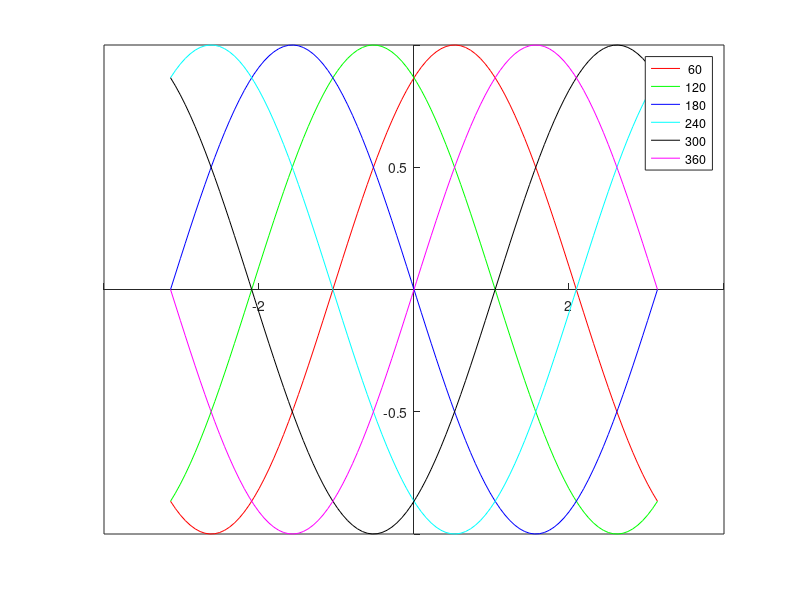

Write the MATLAB code that produced this figure. (Note: this script raises an error after producing the figure.)
%% more plot commands for 1D-data

%% default color order, autoUpdate

% problem 1: sine curves with offset should not show up in legend
% problem 2: sine curves with offset, but same phaseshift, differ in color  

clf,clc
phi=linspace(0,360);
phiv=(0:7)*15;
for i=1:length(phiv)
    phi0=phiv(i);
    plot(phi,sind(phi-phi0));
    hold on
end
grid on
legend(num2str(phiv'))

% solution 1: 'AutoUpdate','off': additional plots do not show in legend  
% legend(num2str(phiv'),'AutoUpdate','off')

% solution 2: restart color order
% set(gca,'ColorOrderIndex',1);
for i=1:3
    phi0=phiv(i);
    plot(phi,1+sind(phi-phi0),'--');
    hold on
end

%% colors with names
clf
c='rgbckm';     % colorvector
phi=linspace(-pi,pi);
phiv=(1:6)*pi/3;
for i=1:length(phiv)
    phi0=phiv(i);
    plot(phi,sin(phi+phi0),c(i));
    hold on
end
legend(num2str(180/pi*phiv'))


% set axis location to origin
set(gca, 'XAxisLocation', 'origin', 'YAxisLocation', 'origin')
% back to default setting
set(gca, 'XAxisLocation', 'default', 'YAxisLocation', 'default')

% draw axis manually
xline(0,'k-','y-Achse','LineWidth',2)
yline(0,'k-','x-Achse','LineWidth',2)

%% define colors manually
clf
% default color order (rgb)
c=colororder

phi=linspace(0,2*pi);
phiv=(1:7)*pi/4;
for i=1:length(phiv)
    phi0=phiv(i);
    plot(phi,sin(phi+phi0),'color',c(i,:));
    hold on
end
legend(num2str(180/pi*phiv'))

% flip colororder
% colororder(flipud(colororder))

%% Home/Community/Fileexchange
clf
% example: How do I find the RGB colorvector?
plot(phi,sin(phi),'Color',[0.6 0.16 0.16]),hold on
% matlab community may help
% http://www.mathworks.com/matlabcentral/fileexchange
% oder HOME - Community - fileexchange
% search text: RGB triple of color  
% https://www.mathworks.com/matlabcentral/fileexchange/24497-rgb-triple-of-color-name-version-2
% save rgb.m with copy/paste in current directory
% or change matlab's search path 
addpath('D:\OTH\Tools\MATLAB\tools')
plot(phi,cos(phi),'Color',rgb('Orange'))
% color chart
rgb chart

%% define legend within plot command
clear,clf
x = linspace(0,2*pi);

y1 = sin(x);
plot(x,y1,'DisplayName','sin(x)');hold on
legend

y2 = sin(x) + pi/2;
plot(x,y2,'DisplayName','sin(x) + \pi/2');

%% customize legend entries

clear,clf
x = linspace(0,2*pi);

y1 = sin(x);
p1 = plot(x,y1);hold on

y2 = sin(x) + pi/2;
p2 = plot(x,y2);

y3 = sin(x) + pi;
p3 = plot(x,y3);

% order and number of legend entries can be customized
legend([p3 p1],{'sin(x) + \pi','sin(x)'})

%% plot of functions

% plot over default interval
fplot(@erf)                     % https://en.wikipedia.org/wiki/Error_function

% define interval
fplot(@atan,[-1,1])

% define style
fplot('besselj(2,x)','--r')     % https://en.wikipedia.org/wiki/Bessel_function

% alternative
x=-6:.1:6; plot(x,atan(x))

%% pie chart

pie(ones(5,1))
pie(1:6)

%% subplot/tiledlayout: multiple plots in one figure
% subplot(m,n,p):  divides the current figure into an m-by-n grid 
% and creates axes in the position specified by p. 
z=magic(3);
figure()
subplot(2,3,1), bar(z)
subplot(2,3,2), bar3(z)      
subplot(2,3,3), pie(z)
subplot(2,3,4), pie3(z)      

% or
tiledlayout(2,3)
nexttile, bar(z)
nexttile, bar3(z)
nexttile, pie(z)
nexttile, pie3(z)

%% Logarithmic axis scaling

figure()
% log function results in a straight line in semi logarithmic representation
x = logspace(1,5,50);   % intervall from 10^1 to 10^5 
subplot(2,3,1)
plot(x,log(x)), title('log')
subplot(2,3,4)
semilogx(x,log(x)), title('semilogX')

% exp function results in a straight line in semi logarithmic representation
x = linspace(0,10,50);
subplot(2,3,2)
plot(x,exp(x)), title('exp')
subplot(2,3,5)
semilogy(x,exp(x)), title('semilogY')

% power function results in a straight line in double logarithmic representation
x = linspace(0,10,50);
x = logspace(-1,1,50);
subplot(2,3,3)
plot(x,x.^5), title('x^5')
subplot(2,3,6)
loglog(x,x.^5), title('loglog')


%% Two different y-axes in one plot
clf
x = 0:0.1:20;
y1 = 200*exp(-0.05*x).*sin(x);
y2 = 0.8*exp(-0.5*x).*sin(10*x);
plot(x,y1,x,y2)

% Problem: y2 << y1 is not visible in plot
figure(2)
yyaxis left
plot(x,y1)
ylabel('voltage u')
yyaxis right
plot(x,y2)
ylabel('current i')


%% ginput, text, gtext
clf;
phi=-6:.1:6;
plot(phi,sin(phi))
hold on
[x y]=ginput(1)
plot(x,y,'o')
str=sprintf('  x=%3.2f, y=%3.2f',x,y)
text(x,y,str)

%% area command fills areas  
clear,clc,clf
t=linspace(0,2*pi);                
plot(t,sin(t)),hold on

ha=area(t(end/2+1:end),sin(t(end/2+1:end)));
set(ha,'FaceColor',[0.85 0.95 0.9])         % color

%% latex-Font 

% without latex-interpreter: e.g. there is no varphi
ylabel('without latex: \int \alpha, \beta, \gamma, \phi')

% with latex-interpreter
x=xlabel('$$\mathrm{with ~ latex:} \int \alpha, \beta, \gamma, \varphi$$')
set(x,'Interpreter','latex')

text('Interpreter','latex',...
    'String','$$ A_\varphi = \int_\pi^{2\pi} \varphi(t) dt $$',...
    'Position',[3.5 -0.25],...
    'FontSize',16)

%% errorbars
clear,clc,clf
x=linspace(0,2*pi,10);
y=sin(x);
errorbar(x,y,0.1*y);    % error +/- 10%

% lower error bound 0.1, upper 0.2
errorbar(x,y,ones(1,10)*.1,ones(1,10)*.2)

%% exercise 9.1 errorbar
% read sim09_errorbar.txt
% in the 1. line are the measuring times
% the lines below contain the corresponding measured values
% Draw the measurement points and the average measurement curve with error bars
data = load('sim09_Dateien/sim09_errorbar.txt');
t = data(1,:)';
measurements = data(2:end,:)';
average = mean(measurements,2);

errMax = max(measurements - average, [], 2);
errMin = max(average - measurements, [], 2);

figure();
plot(t, measurements, 'b.');hold on;
errorbar(t, average, errMin, errMax);
hold off;
grid on;


%% Histogram
clear,clc,clf

% points in an exam
points = [1:30,4:27,7:24,10:21,13:18,14:15];

n=6;   % use n bins
subplot(311),histogram(points,n);         

% sorts points into bins with the bin edges specified by the vector edges. 
% Each bin includes the left edge, but does not include the right edge, 
% except for the last bin which includes both edges.
edges = [0,7,13 19 25 30];
subplot(312),histogram(points,edges);     

% 10 bins, vertical axis normalized with probability
subplot(313),h=histogram(points,10,'Normalization','probability')
axis tight  

% change color
h.FaceColor='r';    % (-> sim16 structure)

% the width of the bars can only be changed with a bar diagram, 
v = h.Values;                   % bin values
be = h.BinEdges;                % bin edges
em = be(1:end-1)+diff(be)/2;    % bin center 
subplot(311),bar(em, v,0.8)
% 0.8 means bar width is reduced to 80%

%% exercise 9.2 Histogram
% randn(n,1) returns n normally distributed random numbers with mean = 0.
% rand(n,1) returns n uniformly distributed random numbers from 0 to 1.
% compare the histogram of both distributions
n = 100000;

normalized = randn(n,1);
random = rand(n,1);

figure();
histogram(normalized);hold on;
histogram(random);
hold off;

%% plotmatrix
% creates a matrix of subaxes containing scatter plots of the columns of m
% against each other. 
clear,clc
x=linspace(-1,1);
m(:,1)=x;
m(:,2)=randn(size(x));
m(:,3)=-x.^2 + randn(size(x))/10;   
m(:,4)=sin(x*pi) + randn(size(x))/10;
plotmatrix(m);

% add axes labels
[~,ax]=plotmatrix(m);
n=length(ax);
for i=1:n
    xlabel(ax(n,i),sprintf('m%i',i))
    ylabel(ax(i,1),sprintf('m%i',i))
end

% correlation coefficient
% >0 means that an increase in one variable is associated with an increase in the other.
% <0 means that an increase in one variable is associated with a decrease in the other.
% A correlation of 1 indicates that the variables are perfectly linearly related. 
% A correlation of 0 indicates that the variables are not linearly related. 
corrcoef(m)




%% plot commands for 2d data

%% imagesc, colormap
clear,clc
% Each element of A specifies the color for one pixel of the image
% The color is defined in the colormap

A=eye(50)
imagesc(A)
colorbar      % show color legend

imagesc(rand(50))    

imagesc(magic(50)); 
colorbar;            
colormap(flipud(colormap))  % flip colormap
 
colormap(gray);             % jet, copper, hot, gray ...

load('Mandrill');           % read image data and colormap
imagesc(X)
colormap(map)

colormap(gray)
colormap(jet);           


%% contourplot for functions
figure()
fcontour(@(x,y) x.^2+y.^2), axis equal

f=@(x,y) 3*(1-x).^2.*exp(-(x.^2) - (y+1).^2) ...
   - 10*(x/5 - x.^3 - y.^5).*exp(-x.^2-y.^2) ...
   - 1/3*exp(-(x+1).^2 - y.^2);

% define interval, levels and mesh density
fcontour(f,[-2,2, -3,3],'MeshDensity',100, 'LevelList',-6:.2:8)    
colorbar


%% contourplot for data: contour(X,Y,Z)

% generate regulary spaced data with meshgrid
x=linspace(-2,2,50);
y=linspace(-3,3,50);
[X,Y]=meshgrid(x,y);

% what does meshgrid do?
% it is the 2D extension of the linspace command
% in X,Y there are all coordinates of a regulary spaced grid
% imagesc(X); colorbar    
% imagesc(Y); colorbar

contour(X,Y,f(X,Y),9)      % 9/30 levels
contour(x,y,f(X,Y),30)   % grid coordinates may be vectors or arrays 
colorbar, axis equal

% with filling
contourf(X,Y,f(X,Y),30)  

% with labeling of levels
c=-6:2:6; % levels
[C,h]=contour(X,Y,f(X,Y),c)   
clabel(C,h,c);

load penny
contour(P,99),axis equal tight, colormap(copper)

% How can you flip the image?

%% exercise 9.3 Isolinie
% draw the contour line of the function 
% f(x,y)= (x^2+y-11)^2+(x+y^2-7)^2
% in the interval  -5 < x,y < 5





%% vector field 1 (streamslice)
% magnetic field of a long straight conductor with current I
% the conductor is located at x=y=0
% Hx = I/(2pi r^2) * (-y)
% Hy = I/(2pi r^2) * (+x)
% with r = sqrt(x^2+y^2)

clear,clc,clf
I=1;    % current [A]
% plot grid
X=-2:0.01:2;
[x,y]=meshgrid(X);
% radius square
r2 = x.^2 + y.^2;

% vector field of H
Hx= -I./(2*pi*r2).*y;
Hy=  I./(2*pi*r2).*x;
% draw vector field
streamslice(x,y,Hx,Hy)
axis equal, axis tight

%% vector field 2 (quiver)
% By default, the quiver function scales the arrow lengths so that they do not overlap
X=-2:0.5:2;
[x,y]=meshgrid(X);
% radius square
r2 = x.^2 + y.^2;

% vector field of H
Hx= -I./(2*pi*r2).*y;
Hy=  I./(2*pi*r2).*x;
quiver(x,y,Hx,Hy)
axis equal, axis tight, grid on

%% Heatmap creates a heatmap from matrix data 
clf
A=rand(9);  % 9x9 random numbers
heatmap(A)

% detect outliers
A(3,7)=3;
heatmap(A)

%% Scatter plot of temperature measured in March 
clear,clf
data = readtable("sim09_MarchTemps.txt")
% size and color of marker can be individually defined (plot cannot)
scatter(data.longitude,data.latitude,[],data.temperature,"filled")
colormap(jet)
colorbar
xlabel('longitude')
ylabel('latitude')

% Which country is displayed?
%% more examples for 2D graphics: sim09_graphics2_example.m
